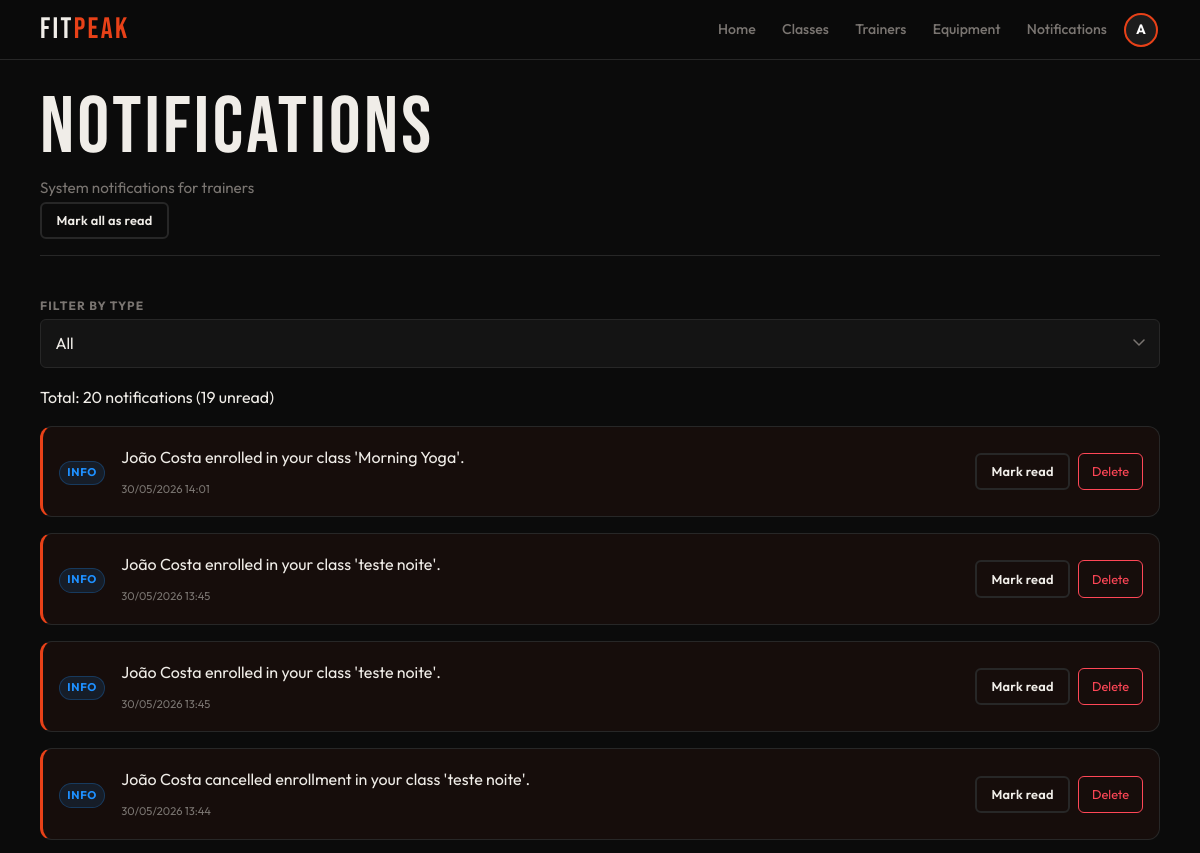
Page /trainer/notifications.php (signed in, upper part) on the earlier database version.
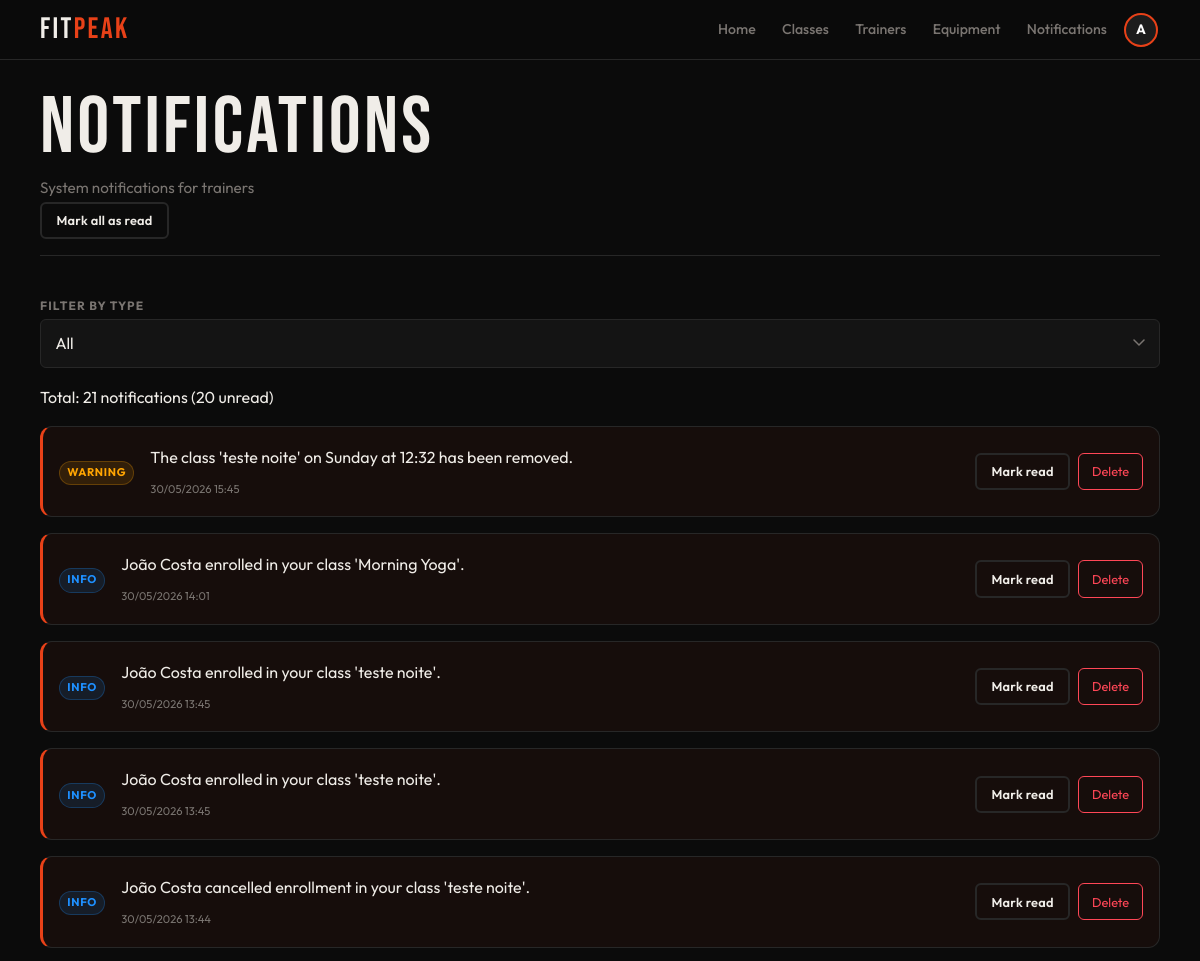
Same page on the later database version.
### tables this page shows
CREATE TABLE notifications (
    id INTEGER PRIMARY KEY AUTOINCREMENT,

    user_id INTEGER DEFAULT NULL,

    target_role TEXT DEFAULT NULL,

    scope TEXT NOT NULL DEFAULT 'personal',

    title TEXT,

    message TEXT NOT NULL,

    notification_type_id INTEGER NOT NULL,

    created_at DATETIME DEFAULT CURRENT_TIMESTAMP,

    FOREIGN KEY (user_id)
        REFERENCES users(id)
        ON DELETE CASCADE,

    FOREIGN KEY (notification_type_id)
        REFERENCES notification_types(id)
);

### db/notifications.php (called while the page is built, shortened)
<?php
function getCurrentNotificationUserId(): ?int
{
    return isset($_SESSION['user_id']) ? (int) $_SESSION['user_id'] : null;
}
function getCurrentNotificationRole(): ?string
{
    return $_SESSION['active_role'] ?? $_SESSION['role'] ?? null;
}
function getNotifications(PDO $pdo, ...$args): array
{
    $userId = getCurrentNotificationUserId();
    $role = getCurrentNotificationRole();
    $limit = 100;
    $offset = 0;
    $excludePersonal = false;
    if (
        count($args) >= 2 &&
        is_numeric($args[0]) &&
        is_string($args[1]) &&
        in_array($args[1], ['admin', 'member', 'trainer', 'all'], true)
    ) {
        $userId = (int) $args[0];
        $role = $args[1];
        $limit = isset($args[2]) ? (int) $args[2] : 100;
        $offset = isset($args[3]) ? (int) $args[3] : 0;
        $typeFilter = $args[4] ?? 'all';
    } else {
        $limit = isset($args[0]) ? (int) $args[0] : 100;
        $offset = isset($args[1]) ? (int) $args[1] : 0;
        $typeFilter = $args[2] ?? 'all';
        $excludePersonal = (bool)($args[3] ?? false);
    }
    $sql = "
        SELECT
            n.*,
            COALESCE(nt.label, 'Info') AS type_label,
            COALESCE(nt.css_class, 'info') AS css_class,
            COALESCE(nt.icon, 'bell') AS icon,
            CASE
                WHEN nr.id IS NOT NULL THEN 1
                ELSE 0
            END AS is_read
        FROM notifications n
        LEFT JOIN notification_types nt
            ON nt.id = n.notification_type_id
        LEFT JOIN notification_reads nr
            ON nr.notification_id = n.id
            AND nr.user_id = ?
        WHERE
            (
                n.user_id = ?
                OR n.target_role = ?
                OR n.target_role = 'all'
            )
    ";
    $params = [
        $userId,
        $userId,
        $role
    ];
    $sql .= "
        ORDER BY n.created_at DESC
        LIMIT ?
        OFFSET ?
    ";
    $params[] = $limit;
    $params[] = $offset;
    $stmt = $pdo->prepare($sql);
    $stmt->execute($params);
    $rows = $stmt->fetchAll(PDO::FETCH_ASSOC);
    return $rows;
}
function getTotalCountForUser(PDO $pdo, int $userId, string $role, string $typeFilter = 'all'): int
{
    $sql = "
        SELECT COUNT(DISTINCT n.id)
        FROM notifications n
        LEFT JOIN notification_types nt
            ON nt.id = n.notification_type_id
        WHERE
            (
                n.user_id = ?
                OR n.target_role = ?
                OR n.target_role = 'all'
            )
    ";
    $params = [
        $userId,
        $role
    ];
    $stmt = $pdo->prepare($sql);
    $stmt->execute($params);
    return (int) $stmt->fetchColumn();
}
function getUnreadCount(PDO $pdo, int $userId, string $role, string $typeFilter = 'all'): int
{
    $sql = "
        SELECT COUNT(DISTINCT n.id)
        FROM notifications n
        LEFT JOIN notification_reads nr
            ON nr.notification_id = n.id
            AND nr.user_id = ?
        LEFT JOIN notification_types nt
            ON nt.id = n.notification_type_id
        WHERE
            nr.id IS NULL
            AND (
                n.user_id = ?
                OR n.target_role = ?
                OR n.target_role = 'all'
            )
    ";
    $params = [
        $userId,
        $userId,
        $role
    ];
    $stmt = $pdo->prepare($sql);
    $stmt->execute($params);
    return (int) $stmt->fetchColumn();
}

### template/notifications.php (the view, shortened to what the changed rows need)
<?php
function output_notifications_list($notifications) {
    ?>
    <div class="notifications-list">
        <?php foreach ($notifications as $notif): ?>
            <div class="notification-item <?= $notif['is_read'] ? 'read' : 'unread' ?>" data-id="<?= $notif['id'] ?>">
                <div class="notification-icon">
                    <span class="badge badge-<?= htmlspecialchars($notif['css_class']) ?>">
                        <?= htmlspecialchars($notif['type_label']) ?>
                    </span>
                </div>
                <div class="notification-content">
                    <p><?= htmlspecialchars($notif['message']) ?></p>
                    <small class="notification-date"><?= date('d/m/Y H:i', strtotime($notif['created_at'])) ?></small>
                </div>
                <div class="notification-actions">
                    <?php if (!$notif['is_read']): ?>
                        <button class="mark-read-btn secondary-button btn-sm" data-id="<?= $notif['id'] ?>">Mark read</button>
                    <?php endif; ?>
                    <button class="delete-notif-btn danger-button btn-sm" data-id="<?= $notif['id'] ?>">Delete</button>
                </div>
            </div>
        <?php endforeach; ?>
    </div>
    <?php
}
    ?>

### trainer/notifications.php (shortened to what the changed rows need)
<?php
require_once '../includes/header.php';
require_once '../includes/footer.php';
require_once '../db/notifications.php';
require_once '../template/notifications.php';
$pdo = getDatabaseConnection();
$userId = (int)($_SESSION['user_id'] ?? 0);
$role = $_SESSION['active_role'] ?? $_SESSION['role'] ?? 'trainer';
$filter = $_GET['filter'] ?? 'all';
$notifications = getNotifications(
    $pdo,
    $userId,
    $role,
    100,
    0,
    $filter
);
$totalCount = getTotalCountForUser(
    $pdo,
    $userId,
    $role,
    $filter
);
$unreadCount = getUnreadCount(
    $pdo,
    $userId,
    $role,
    $filter
);
?>
<link rel="stylesheet" href="../css/pages/form.css">
<main class="main">
    <div class="container">
        <header class="page-header">
            <div class="page-header-row">
                <div>
                    <h1>Notifications</h1>
                </div>
            </div>
        </header>
        <div class="results-bar" id="summary-bar">
            <p class="results-count">
                Total: <?= (int)$totalCount ?> notifications (<?= (int)$unreadCount ?> unread)
            </p>
        </div>
        <?php output_notifications_list($notifications); ?>
    </div>
</main>

Differences in the rows shown:
added notifications: type_label "WARNING", message "The class 'teste noite' on Sunday at 12:32 has been removed.", created_at "30/05/2026 15:45"
Other differences:
$totalCount: "20" → "21"
$unreadCount: "19" → "20"
